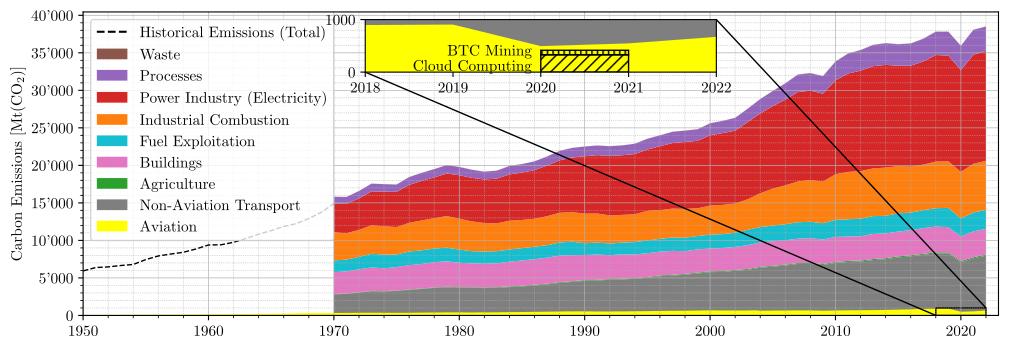

Python code for this plot:
#%%
# runs code as interactive cell 
# https://code.visualstudio.com/docs/python/jupyter-support-py

# IMPORTS #######################################

# plotting
import matplotlib.pyplot as plt
# unit conversion
cm = 1/2.54 # for inches-cm conversion
# time manipulation
from datetime import datetime
# data science
import numpy as np
import pandas as pd

# SETUP #########################################


plt.rcParams.update({
    "text.usetex": True,
    "font.family": "Arial",
    "font.sans-serif": "Computer Modern",
    'font.size': 11
})

# DATA IMPORT ###################################

df_co2_all = pd.read_excel(
    io = './data/data.xlsx',
    sheet_name = 'All Sectors',
    usecols = None,
    header = 0,
    engine = 'openpyxl',
    na_values = '',
)
df_co2_agg = pd.read_excel(
    io = './data/data.xlsx',
    sheet_name = 'All Sectors (Aggregated)',
    usecols = lambda column: column in [
        'Entity',
        'Year',
        'Annual Emissions [kg(CO2)]'
    ],
    dtype={
        'Entity': str,
        'Year': int,
        'Annual Emissions [kg(CO2)]': float
    },
    header = 0,
    engine = 'openpyxl',
    na_values = '',
)
df_co2_av = pd.read_excel(
    io = './data/data.xlsx',
    sheet_name = 'Aviation',
    usecols = lambda column: column in [
        'Year',
        'Annual Emissions [kg(CO2)]'
    ],
    dtype={
        'Year': float,
        'Annual Emissions [kg(CO2)]': float
    },
    header = 0,
    engine = 'openpyxl',
    na_values = '',
)

# DATA MANIPULATION #############################

# data is in t(CO2)/year
df_co2_agg = df_co2_agg[df_co2_agg['Entity'] == 'World']
df_co2_agg = df_co2_agg[df_co2_agg['Year'] <= 1970]
df_co2_agg['Annual Emissions [kg(CO2)]'] = df_co2_agg['Annual Emissions [kg(CO2)]']/1E6

# data is in Mt(CO2)/year
df_co2_all = df_co2_all.drop(
    columns=[
        'Substance',
        'EDGAR Country Code',
        'Country',
        'Source',
    ]
)
df_co2_all = df_co2_all.groupby('Sector').sum()
df_co2_all = df_co2_all.transpose()
df_co2_all.index.names = ['Year']
df_co2_all.index = df_co2_all.index.astype(int)
df_co2_all['Total'] = df_co2_all.sum(axis=1)

# FIGURE ########################################

# SETUP ######################

fig, ax = plt.subplots(
    num = 'main',
    nrows = 1,
    ncols = 1,
    dpi = 300,
    figsize=(30*cm, 10*cm), # A4=(210x297)mm,
)

# SECONDARY AXES ##############

# AXIS LIMITS ################

ax.set_xlim(1950, 2023)
#ax.set_ylim(10,30)

# TICKS AND LABELS ###########

from matplotlib.ticker import MultipleLocator
ax.xaxis.set_major_locator(MultipleLocator(10))
ax.xaxis.set_minor_locator(MultipleLocator(1))

ax.minorticks_on()
ax.tick_params(axis='x', which='minor', bottom=True)

import matplotlib.ticker as ticker
def thousand_formatter(value, tick_number):
    """
    Formats the tick label with thousand separators: 1000 = 1'000.
    """
    return f"{int(value):,}".replace(",", "'")

ax.yaxis.set_major_formatter(ticker.FuncFormatter(thousand_formatter))

# GRIDS ######################

ax.grid(which='major', axis='y', linestyle='-', linewidth = 0.5)
ax.grid(which='minor', axis='y', linestyle=':', linewidth = 0.5)

ax.grid(which='major', axis='x', linestyle='-', linewidth = 0.5)
ax.grid(which='minor', axis='x', linestyle=':', linewidth = 0.5)


# AXIS LABELS ################

ax.set_ylabel("Carbon Emissions [Mt(CO$_2$)]")

# PLOTTING ###################

colors = [
    'tab:gray',
    'tab:green',
    'tab:pink',
    'tab:cyan',
    'tab:orange',
    'tab:red',
    'tab:purple',
    'tab:brown',
]

ax.stackplot(
    df_co2_all.index,
    df_co2_all['Transport'],
    df_co2_all['Agriculture'],
    df_co2_all['Buildings'],
    df_co2_all['Fuel Exploitation'],
    df_co2_all['Industrial Combustion'],
    df_co2_all['Power Industry'],
    df_co2_all['Processes'],
    df_co2_all['Waste'],
    colors = colors,
)
ax.plot(
    df_co2_agg['Year'],
    df_co2_agg['Annual Emissions [kg(CO2)]'],
    color = 'black',
    linewidth = 1,
    linestyle = '--',
    label = 'Historical Emissions (Total)'
)
ax.stackplot(
    df_co2_av['Year'],
    df_co2_av['Annual Emissions [kg(CO2)]'],
    colors = ['yellow'],
    labels = ['Aviation'],
)

# LEGEND ####################

from matplotlib.patches import Patch
from matplotlib.lines import Line2D

legend_elements_categories = [
    Line2D(
        xdata = [0],
        ydata = [0],
        color = 'black',
        markerfacecolor='black',
        linestyle = '--',
        label = 'Historical Emissions (Total)'
    ),
    Patch(
        facecolor = 'tab:brown',
        label = 'Waste'
    ),
    Patch(
        facecolor = 'tab:purple',
        label = 'Processes'
    ),
    Patch(
        facecolor = 'tab:red',
        label = 'Power Industry (Electricity)'
    ),
    Patch(
        facecolor = 'tab:orange',
        label = 'Industrial Combustion'
    ),
    Patch(
        facecolor = 'tab:cyan',
        label = 'Fuel Exploitation'
    ),
    Patch(
        facecolor = 'tab:pink',
        label = 'Buildings'
    ),
    Patch(
        facecolor = 'tab:green',
        label = 'Agriculture'
    ),
    Patch(
        facecolor = 'tab:gray',
        label = 'Non-Aviation Transport'
    ),
    Patch(
        facecolor = 'yellow',
        label = 'Aviation'
    ),
]

ax.legend(
    handles = legend_elements_categories,
    loc='upper left',
)

# ZOOM #######################

from mpl_toolkits.axes_grid1.inset_locator import mark_inset
from mpl_toolkits.axes_grid1.inset_locator import zoomed_inset_axes

ax_inset = zoomed_inset_axes(
    parent_axes = ax,
    zoom = 7,
    loc = 'upper center',
)
mark_inset(
    parent_axes = ax,
    inset_axes = ax_inset,
    loc1=3,
    loc2=1,
    fc="none",
    ec="black"
)
ax_inset.set_xlim(2018, 2022)
ax_inset.set_ylim(0, 1000)

ax_inset.stackplot(
    df_co2_all.index,
    df_co2_all['Transport'],
    colors = colors,
)
ax_inset.stackplot(
    df_co2_av['Year'],
    df_co2_av['Annual Emissions [kg(CO2)]'],
    colors = ['yellow'],
    labels = ['Aviation'],
)

import matplotlib.patches as patches

rect = patches.Rectangle(
    xy=(2020, 0),
    width=1,
    height=330,
    linewidth=1,
    hatch='///',
    edgecolor='black',
    facecolor='none'
)
ax_inset.add_patch(rect)
ax_inset.annotate(
    xy = (2020.5, 100),
    text = 'Cloud Computing',
    xytext = (2019.9, 100),
    horizontalalignment = 'right',
    verticalalignment = 'center',
)

rect = patches.Rectangle(
    xy=(2020, 330),
    width=1,
    height=86,
    linewidth=1,
    hatch='|||',
    edgecolor='black',
    facecolor='none'
)
ax_inset.add_patch(rect)
ax_inset.annotate(
    xy = (2020.5, 390),
    text = 'BTC Mining',
    xytext = (2019.9, 390),
    horizontalalignment = 'right',
    verticalalignment = 'center',
)

# EXPORT #########################################

from pathlib import Path
figure_name: str = str(Path.cwd().stem + '.pdf')

plt.savefig(
    fname = figure_name,
    format="pdf",
    bbox_inches='tight',
    transparent = False
)
# %%
